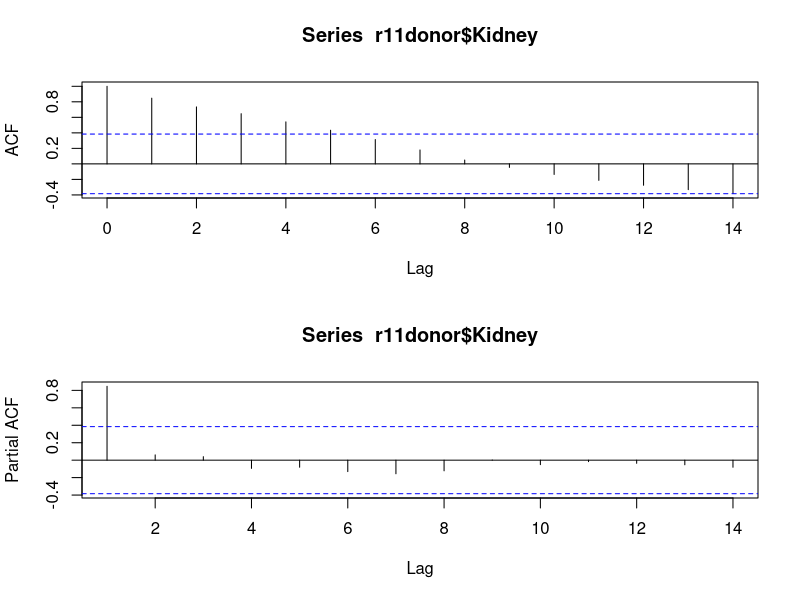

R code for this plot: (Note: this script raises an error after producing the figure.)
#------------------------------------------------------------------------------
# Things we need:
#  - model
#    - uvamcv.lm2
#  - data
#    - uva and mcv xplant
#  - dataframe from model
#    - uvamcv.dm
#  - residuals
#    - uvamcv.lm.e1
#------------------------------------------------------------------------------
#
library(forecast)
library(boot)

setwd("~/Projects")
setwd("./Project3/TransplantData/")

r11donor<-read.table("R11donor.csv", sep = ",", header = T)

uva <- read.table("UVAxplant.csv", sep = ",", header = T)
duke <- read.table("Dukexplant.csv", sep = ",", header = T)
mcv <- read.table("MCVxplant.csv", sep = ",", header = T)

setwd("~/Box Documents/project/figures/")

uvamcv <- uva$Kidney[-26] - mcv$Kidney[-26]
uvamcv.lm <- lm(uvamcv~r11donor$Kidney[-26])
# Adding the time series model
# AR(1)
uvamcv.lm.e1 <- uvamcv.lm$resid[1:24] # new var..1 AR term put resid into AR
r11k <- r11donor$Kidney[2:25] # need lag of use 1-24 to pred 2-25
uvamcv <- uva$Kidney[2:25] - mcv$Kidney[2:25] # lag from 1-24 to pred 2-25 diff
uvamcv.dm <- data.frame(uvamcv, r11k, uvamcv.lm.e1)
# Linear model with time series component
uvamcv.lm2<- lm(uvamcv ~ ., data = uvamcv.dm)

##########################
# Forecasting R11 
# We need to forecast the r11 donors and the model residuals.
# Time series model of r11 donors
##########################
par(mfrow = c(2,1))
acf(r11donor$Kidney)
pacf(r11donor$Kidney) # AR(1) is good
par(mfrow = c(1,1))
# Time series model of R11 donors.
r11.ar <- ar(r11donor$Kidney[-26])
# Forecast of R11 donors
r11.ar.f <- forecast(r11.ar, h = 1) 
#------------------------------------------------------------------------------
# Model Dependent
#------------------------------------------------------------------------------
#
# Creating the new data data fame
uvamcv.nd <- data.frame(r11k = r11.ar.f$mean,uvamcv.lm.e1 = uvamcv.lm.e1[24])
# include r11 forecast and resid term and the use predict
# Predicting the linear model
predict(uvamcv.lm2, newdata = uvamcv.nd, se.fit = T)
# Bootstrap prediction
uvamcv.boot <- RFB(uvamcv.dm, model = uvamcv.lm2, 
                   ndata = uvamcv.nd, num = 2000 )
# Bootstrap plot 
plot(uvamcv.boot, index = 1)
##figure diffhist.pdf
plot(uvamcv.boot, index = 1, main = "UVA−MCV Kidey Transplants")
# 2 Sided CI
uvamcv.ci <- boot.ci(uvamcv.boot,index =1)
uvamcv.ci
# Plot of predictions for each value of the pw and the confidence intervals
uvamcv <- uva$Kidney[-26]-mcv$Kidney[-26]
plot( uvamcv[-26]~uva$Year[-26], xlim = c(1988, 2013), type = "l", xlab = "Years", ylab = "No. of Kidney", main = "Predicted Numbers of UVA Kidney Transplants", ylim = c(-80, 50))
points(2013, uvamcv.boot$t0[1], pch = 19)
segments(2013, uvamcv.boot$t0,  2013, uvamcv.ci$percent[4], lty = "dashed" )
segments(2013, uvamcv.boot$t0,  2013, uvamcv.ci$percent[5], lty = "dashed" )
points(2012.5, uva$Kidney[26]-mcv$Kidney[26])
abline(h = 0)
legend(1990,-40, legend = c("Predicted", "Current"), pch = c(19, 1))
#used forecasting for R11
#***************************************************
# 
#  Simulation for Improved CI
#
#***************************************************
# Simulating the results from R11 and the UVA transplant time series
# Get mean and SD for the time series inputs
# Forecast of R11 donors gives 
# parameters for the simulation
r11.ar.f <- predict(r11.ar, se.fit = T) 
r11.ar.f
# Simulating the predictor to obtain CI
#------------------------------------------------------------------------------
# Model Input
#------------------------------------------------------------------------------
uvamcv.sim <- RFBSIM2(uvamcv.dm, model = uvamcv.lm2, ndata = uvamcv.nd, num = 2000, predse = data.frame(r11k = c(1, r11.ar.f$se)) )
plot(uvamcv.sim, index = 1)
##############
# 2 sided CI
uvamcv.sim.ci <- boot.ci(uvamcv.sim, index = 1)
uvamcv.sim.ci
quantile(uvamcv.sim$t, c(.025, .975))
hist(uvamcv.sim$t)
# Plot of difference of UVA and MCV in no. of transplants
uvamcv <- uva$Kidney[-26]-mcv$Kidney[-26]
png('~/Box Documents/project/figures/pred_uva-mcv_kid.png', width=900, height=600)
plot( uvamcv~uva$Year[-26], xlim = c(1988, 2013), type = "l", xlab = "Years", ylab = "No. of Kidney", main = "Predicted Difference Between UVA and MCV Kidney Transplants", ylim = c(uvamcv.sim.ci$percent[4], max(uvamcv[-26])))
#Bootstrapped predictions
points(2013, uvamcv.boot$t0[1], pch = 19)
segments(2013, uvamcv.boot$t0,  2013, uvamcv.ci$percent[4], lty = "dashed" )
segments(2013, uvamcv.boot$t0,  2013, uvamcv.ci$percent[5], lty = "dashed" )
#Simulation predictions
points(2013.5, median(uvamcv.sim$t), pch = 17)
segments(2013.5, median(uvamcv.sim$t),  2013.5, uvamcv.sim.ci$percent[4], lty = "dashed" )
segments(2013.5, median(uvamcv.sim$t),  2013.5, uvamcv.sim.ci$percent[5], lty = "dashed" )
abline(h = 0)
points(2012.5, uva$Kidney[26]-mcv$Kidney[26]) # Current value
legend(1990,-40, legend = c("Bootstrap", "Current", "Simulation"), pch = c(19, 1, 17))
# are the ranges close to 0??? including ConfInt? the 
# subdata functions??? 
dev.off()
median(uvamcv.sim$t)
uvamcv.sim.ci$percent[4]
uvamcv.sim.ci$percent[5]

uvamcv.boot$t0[1]
uvamcv.ci$percent[4]
uvamcv.ci$percent[5]

uva$Kidney[26]-mcv$Kidney[26]
